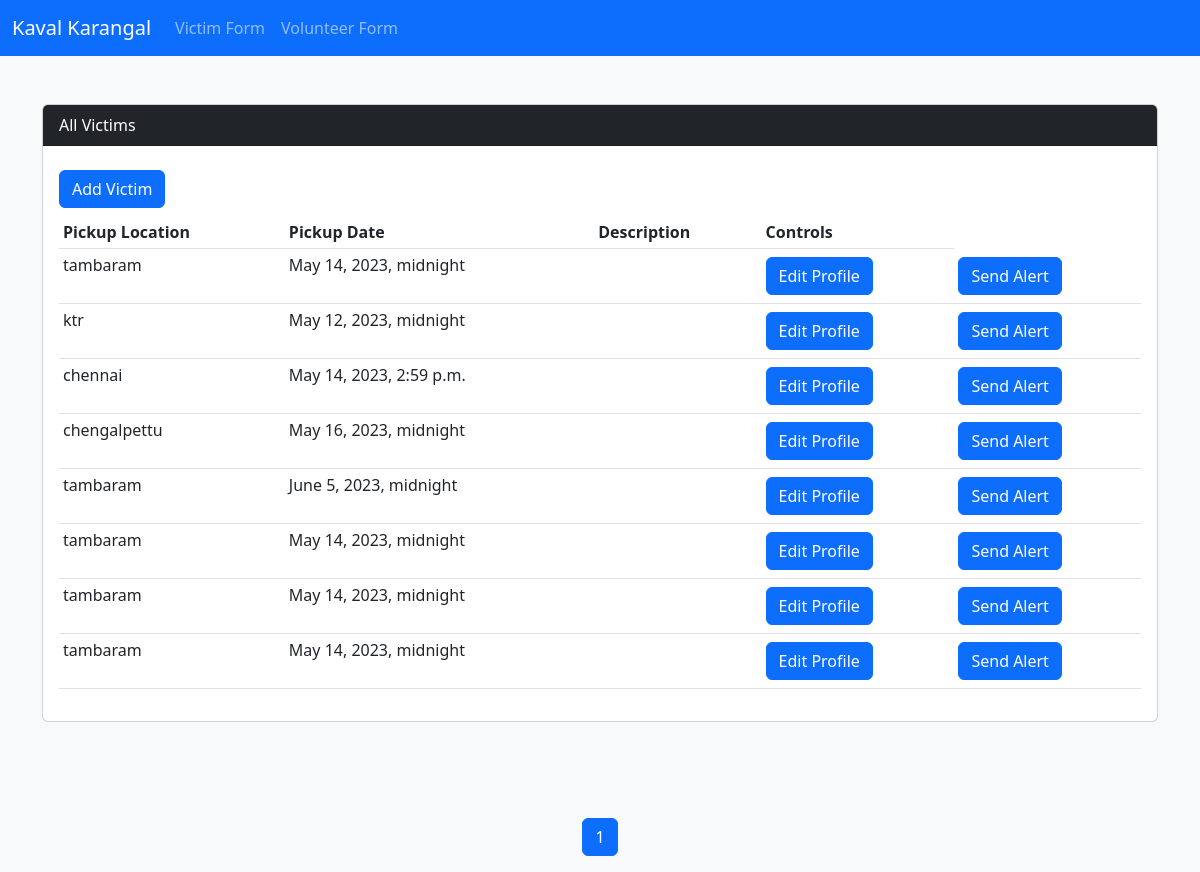
Before: /victims/index with the older database file.
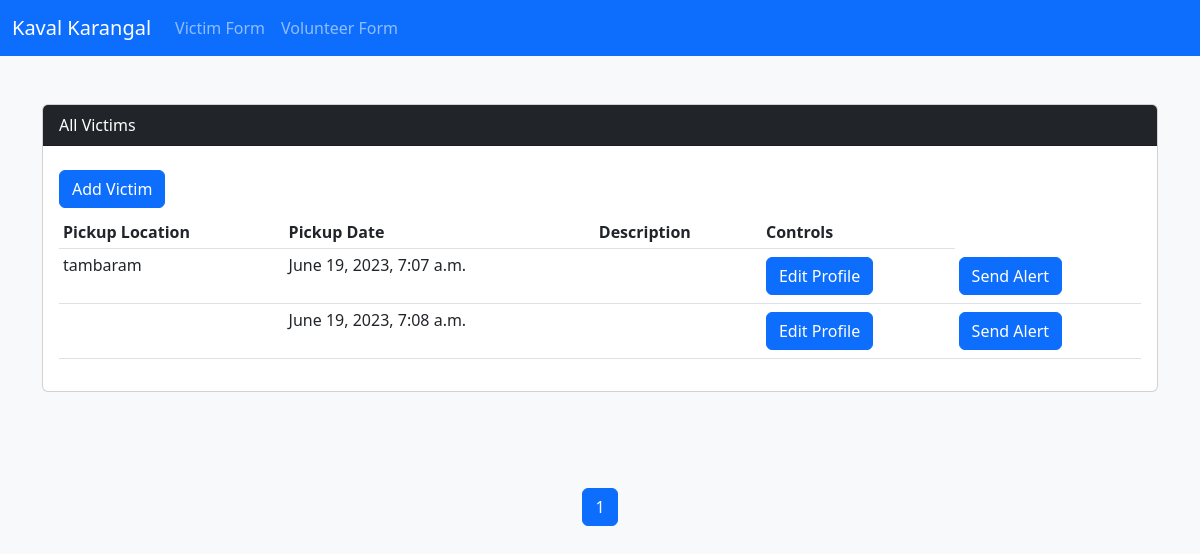
After: the same page with the newer database file.
### victims/models.py (models this page shows, shortened)
class All_profiles(models.Model):
    GENDER_LISTS=(
        ('MALE','MALE'),
        ('FEMALE','FEMALE'),
        ('OTHER','OTHER')
    )
    id = models.CharField(max_length=22, primary_key=True, default=shortuuid.uuid, editable=False)
    memo_no = models.IntegerField(default="",blank =True)
    first_name = models.CharField(max_length=50,default="",blank=True)
    last_name = models.CharField(max_length=50, default="", blank=True)
    age = models.IntegerField(default="",blank=True)
    gender = models.CharField(max_length=20,choices=GENDER_LISTS,blank=True)
    ngo_assigned = models.CharField(max_length=100,default="",blank=True)
    description = models.CharField(max_length=1000)
    pickup_location = models.CharField(max_length=1000)
    pickup_date = models.DateTimeField()
    Image = models.ImageField(upload_to="victims/images",default="")
    class Meta:
        verbose_name = "All Profile"

### victims/views.py (the view)
# urls.py: path("index", index, name="index"),
def index(request):
    victims = All_profiles.objects.all().order_by('-id')
    p = Paginator(All_profiles.objects.all(),10)
    page = request.GET.get('page')
    victims_per_page = p.get_page(page)
    nums = "a" * victims_per_page.paginator.num_pages
    return render(request,"victims/index.html",{"victims":victims,'victims_per_page':victims_per_page,'nums': nums})

### victims/templates/victims/index.html (shortened to what this page needs)
{% extends "layout/base.html" %}
{% block content %}
<div class="container my-5">
    <div class="card">
        <div class="card-header bg-dark text-white ">All Victims </div>
        <div class="card-body">
            <a class="btn btn-primary my-2" href="{% url 'victims:add' %}">Add Victim</a>
            <table class="table table-hover table-sm">
                <thead>
                    <tr>
                        <th>Pickup Location</th>
                        <th>Pickup Date</th>
                        <th>Description</th>
                        <th>Controls</th>
                    </tr>
                </thead>
                <tbody>
                    {% for victim in victims_per_page %}
                    <tr>
                        <td>{{victim.pickup_location}}</td>
                        <td>{{victim.pickup_date }}</td>
                        <td>{{victims.description}}</td>
                        <td> <a class="btn btn-primary my-1" href="{% url 'victims:update_view' victim.id %}">Edit Profile</a></td>
                        <td> <a class="btn btn-primary my-1" href="{% url 'victims:add' %}">Send Alert</a></td>
                    </tr>
                    {% endfor %}
                </tbody>
            </table>
        </div>
        </div>
    </div>
<br/></br/>
<nav aria-label="Page navigation example">
    <ul class="pagination justify-content-center">
{% for i in victims_per_page.paginator.page_range %}
{% if victims_per_page.number == i %}
<li class="page-item active"><span class="page-link">{{ i }}</span ></li>
{% elif i > victims_per_page.number|add:'-2' and i < victims_per_page.number|add:'2' %}
<li class="page-item"><a href="/victims/index?page={{ i }}" class="page-link">{{ i }}</a></li>
{% endif %}
{% endfor %}
</ul>
</nav>
{% endblock %}

Changed rows visible on the page:
removed All_profiles: pickup_location "tambaram", pickup_date "May 14, 2023, midnight"
removed All_profiles: pickup_location "ktr", pickup_date "May 12, 2023, midnight"
removed All_profiles: pickup_location "chennai", pickup_date "May 14, 2023, 2:59 p.m."
removed All_profiles: pickup_location "chengalpettu", pickup_date "May 16, 2023, midnight"
removed All_profiles: pickup_location "tambaram", pickup_date "June 5, 2023, midnight"
removed All_profiles: pickup_location "tambaram", pickup_date "May 14, 2023, midnight"
removed All_profiles: pickup_location "tambaram", pickup_date "May 14, 2023, midnight"
removed All_profiles: pickup_location "tambaram", pickup_date "May 14, 2023, midnight"
added All_profiles: pickup_location "tambaram", pickup_date "June 19, 2023, 7:07 a.m."
added All_profiles: pickup_date "June 19, 2023, 7:08 a.m."
